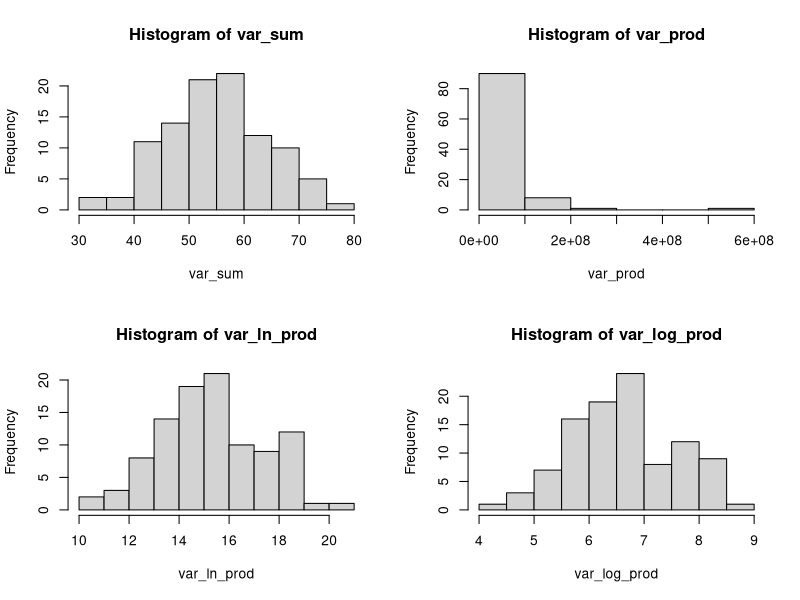
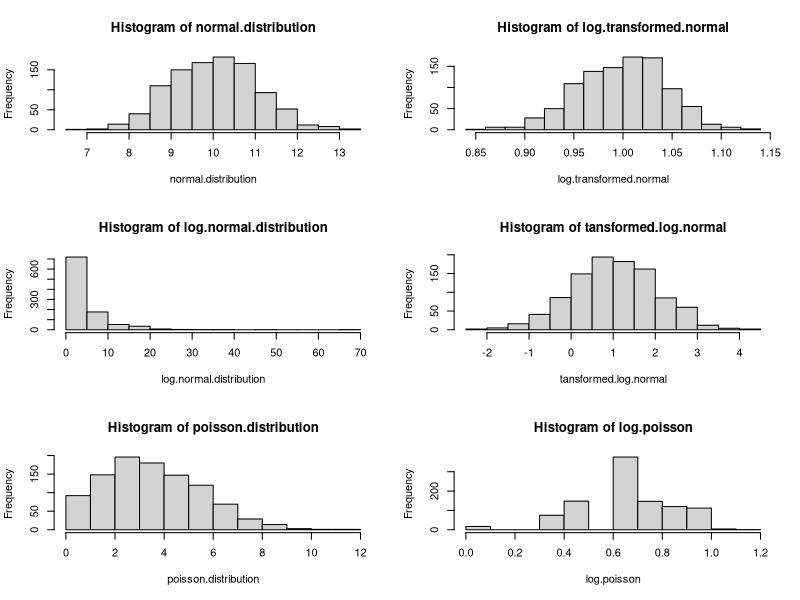

Recreate these plots in R, in order.
#%%%%%%%%%%%%%%%%%%%%%%%%%%%%%%%%%%%%%%%%%%%%%%%%%%
# Playing with distributions from the 
# Central Limit Theorem
# v 0
# Jonathan Whiteley
# 2010-09-23	R.version 2.11.1
#%%%%%%%%%%%%%%%%%%%%%%%%%%%%%%%%%%%%%%%%%%%%%%%%%%
rm(list=ls())	# clear memory

## INITIALIZE values
num_vars <- 10
num_samples <- 100
values <- 1:10
var_data	 <- data.frame(random1=1:num_samples)
var_data_2	 <- data.frame(random1=1:num_samples)
diff <- 0.4	# constant to be added to second data frame (0.4 will induce different t-test results for the combinations of variables)

## Generate data frame of random variates
# could also use runif() instead (Random UNIForm distribution)
for( i in 1:num_vars ) {
	var_data <- within( var_data ,
		assign( 
			paste( "random", i , sep="" ) , 
			sample( values , num_samples , replace=TRUE )	#	floor(runif( num_samples , min=min(values) , max=max(values)+1 ) )
		)
	)
	var_data_2 <- within( var_data_2 ,
		assign( 
			paste( "random", i , sep="" ) , 
			floor(runif( num_samples , min=min(values)+diff , max=max(values)+1+diff ) )
		)
	)
}

# Adding random variates produces a Normal distribution
var_sum		 <- apply( var_data , 1 , 'sum' ) 	
# Multiplying random variates produces a LOG-Normal distribution
var_prod	 <- apply( var_data , 1 , 'prod' )	
# Recover normal distribution by taking log of products.
var_ln_prod	 <- log( var_prod , base=exp(1) )	
# same thing, different base.
var_log_prod <- log( var_prod , base=10 )		

# Same operations on second distribution (with difference)
var_sum2	 <- apply( var_data_2 , 1 , 'sum' ) 
var_prod2	 <- apply( var_data_2 , 1 , 'prod' ) 
var_ln2	 	 <- log( var_prod2 , base=exp(1) )
var_log2 	 <- log( var_prod2 , base=10 )

# change graphing parameters, and store original settings
op <- par( mfrow=c(2,2))

hist(var_sum)
hist(var_prod)
hist(var_ln_prod)
hist(var_log_prod)

# reset graphing parameters to original settings
par(op)

# Shapiro-Wilk test for normality
shapiro.test(var_sum)
shapiro.test(var_prod)
shapiro.test(var_ln_prod)
shapiro.test(var_log_prod)

# t-test for differences between means
t.test(var_sum,var_sum2)
t.test(var_prod,var_prod2)
t.test(var_ln_prod,var_ln2)


## Reference plots
op <- par( mfrow=c(3,2) )

Nsamples <- 1000
normal.distribution <- rnorm(Nsamples, mean=10, sd=1)
log.transformed.normal <- log(normal.distribution, base=10)
log.normal.distribution <- rlnorm(Nsamples, meanlog=1, sdlog=1)
tansformed.log.normal <- log(log.normal.distribution)
poisson.distribution <- rpois(Nsamples, lambda=4)
log.poisson <- log(poisson.distribution +1, base=10)
hist(normal.distribution)
shapiro.test(normal.distribution)
hist(log.transformed.normal)
shapiro.test(log.transformed.normal)
hist(log.normal.distribution)
shapiro.test(log.normal.distribution)
hist(tansformed.log.normal)
shapiro.test(tansformed.log.normal)
hist(poisson.distribution)
shapiro.test(poisson.distribution)
hist(log.poisson)
shapiro.test(log.poisson)

par(op)
